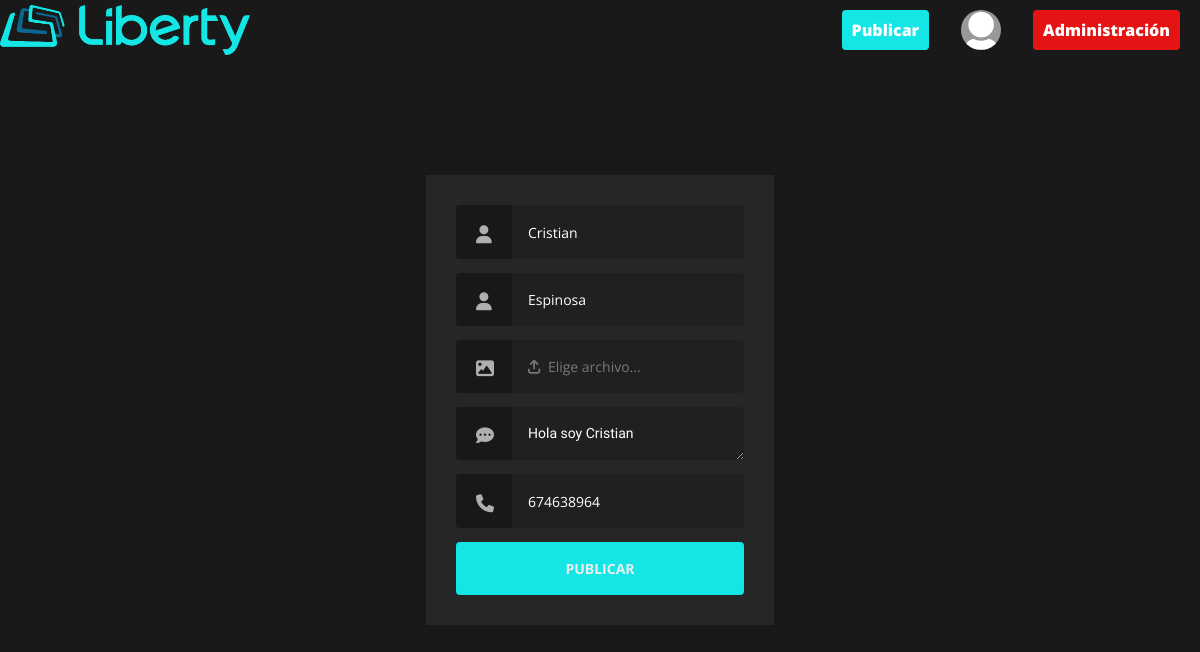
Page /editar.php (signed in) on the committed database.
### tables this page shows
CREATE TABLE users (
    id_user INT PRIMARY KEY AUTO_INCREMENT,
    email VARCHAR(100),
    username VARCHAR(15),
    passwd VARCHAR(100),
    firstname VARCHAR(15),
    lastname VARCHAR(100),
    num VARCHAR(9),
    prof_descrip VARCHAR(200),
    verify BOOLEAN,
    administrator BOOLEAN,
    prof_img VARCHAR(100),
    mode VARCHAR(100),
    followers INT
);

### editar.php (the view, shortened to what this page needs)
<!DOCTYPE html>
<html lang="en">
<head>
	<?php
        include("sql/connect.php");
        include("include/head.php");
    ?>
	<link rel="stylesheet" href="css/login.css">
	<link rel="stylesheet" href="https://cdnjs.cloudflare.com/ajax/libs/font-awesome/6.1.1/css/all.min.css">
</head>
<body>
    <?php
		include("include/header.php");
		if(!isset($_SESSION["user"])) {
			header("location: index.php");
        }else{
            include("include/header2.php");
        } ?>
		</div>
        </div>
        </header>
        <?php
            $sql = "SELECT * FROM users WHERE username='".$_SESSION["user"]."'";
            $result = mysqli_query($con, $sql);
            $reg = mysqli_fetch_array($result);
        ?>
    <div class="align" style="width: 100%; height: 100%;">
        <div class="grid">
            <form action="validate/user_mod.php" method="POST" class="form login secondary-dark" enctype="multipart/form-data">
                <div class="form__field">
                    <label for="firstname"><i class="fa-solid fa-user ico_"></i></label>
                    <input id="firstname" type="text" name="firstname" class="form__input" placeholder="Nombre" value="<?php echo $reg["firstname"] ?>" required>
                </div>
                <div class="form__field">
                    <label for="lastname"><i class="fa-solid fa-user ico_"></i></label>
                    <input id="lastname" type="text" name="lastname" class="form__input" placeholder="Apellido" value="<?php echo $reg["lastname"] ?>" required>
                </div>
                <div class="form__field">
                    <label for="img-inp"><i class="fa-solid fa-image ico_"></i></label>
                    <label for="img-inp" class="lbl">
                        <i class="fa-solid fa-arrow-up-from-bracket"></i>
                        <span>Elige archivo...</span>
                    </label>
                </div>
                <div class="form__field">
                    <label for="post-descrip">
						<i class="fa-solid fa-comment-dots ico_"></i>
                    </label>
					<textarea name="post-descrip" id="prof-descrip" class="descrip" placeholder="Descripción (opcional)"><?php echo $reg["prof_descrip"] ?></textarea>
                </div>
                <div class="form__field">
                    <label for="phone-number">
                        <i class="fa-solid fa-phone ico_"></i>
                    </label>
                    <input id="phone-number" type="text" name="phone-number" class="form__input" placeholder="Número de teléfono (opcional)" value="<?php echo $reg["num"] ?>">
                </div>
                <div class="form__field">
                    <input class="btn-login" type="submit" name="submit" value="Publicar">
                </div>
            </form>
        </div>
    </div>
</body>
</html>

### include/header2.php (shortened to what this page needs)
<div class="div-header-right">
                            <a href="new-post.php" class="c-pointer"><button class="btn2 btn-login">Publicar</button></a>
                            <?php
                            $sql = "SELECT * FROM users WHERE username = '".$_SESSION["user"]."'";
                            $result = mysqli_query($con, $sql);
                            $reg = mysqli_fetch_array($result);
                            ?>
                            <ul id="ul-dropdown" class="ul_drop">
                                <li>
                                    <img class="prof-pic" src="<?php echo $reg["prof_img"] ?>" alt="">
                                </li>
                            </ul>
                            <?php
                                if($reg["administrator"]==1) {
                                    ?>
                                    <a href="admin/index.php" class="c-pointer ml-2rem"><button class="btn2 btn-admin">Administración</button></a>
                                    <?php
                                }
                            ?>
                        </div>

### css/lightSwitch.css (style rules this page uses)
:root { --blue-background: #C2E9F6; --blue-border: #72cce3; --blue-color: #96dcee; --yellow-background: #fffaa8; --yellow-border: #f5eb71; --indigo-background: #808fc7; --indigo-border: #5d6baa; --indigo-color: #6b7abb; --gray-border: #e8e8ea; --gray-dots: #e8e8ea; --white: #fff; }
* { margin: 0; padding: 0; }
body { display: grid; place-items: center; min-height: 100vh; position: relative; }

### css/custom.css (style rules this page uses)
body { margin: 0; }
.div-header-right { display: flex; margin-top: 1rem; margin-right: 1.25rem; }
.btn2 { border: 0px; padding: 8px 10px; font-size: 16px; border-radius: 4px; min-height: 35px; cursor: pointer; max-width: 10rem; }
.btn-login { background-color: rgb(20 229 229); color: white; text-decoration: none; font-weight: 750; }
.prof-pic { object-fit: cover; width:2.5rem; height: 2.5rem; margin-left: 2rem; border-radius: 50%; }
.btn-admin { background-color: rgb(229 20 20); color: white; text-decoration: none; font-weight: 750; transition: 150ms; }
.ml-2rem { margin-left: 2rem; }
a { color: black; }
html { scrollbar-color: #6969dd #e0e0e0; scrollbar-width: thin; }
.descrip { border: 0; border-top-right-radius: 0.25rem; border-bottom-right-radius: 0.25rem; background-color: #e9e9e9; min-width: 265px; max-width: 265px; width: 100%; padding: 1rem; height: 53px; min-height: 53px; font-family: 'Work Sans', sans-serif; }
.c-pointer { cursor: pointer; }

### css/dark-mode.css (style rules this page uses)
body { background-color: #181818; color: white; }
.secondary-dark { background-color: #262626; }
.login { padding: 1rem; }
.login label { background-color: #181818!important; }
.login .lbl { background-color: #202020!important; }
.login textarea { color: white; background-color: #202020; }
.descrip { min-width: 232px; max-width: 232px; }
.login input[type=text] { color: white; background-color: #202020!important; }
a { color: white!important; }

### css/style.css (style rules this page uses)
a { text-decoration: none; color: #000; }
ul { list-style: none; padding-left: 0; }

### css/login.css (style rules this page uses)
.align { -webkit-box-align:center; -ms-flex-align:center; align-items:center; display:-webkit-box; display:-ms-flexbox; display:flex; -webkit-box-orient:vertical; -webkit-box-direction:normal; -ms-flex-direction:column; flex-direction:column; -webkit-box-pack:center; -ms-flex-pack:center; justify-content:center }
.grid { margin-left:auto; margin-right:auto; max-width:320px; max-width:20rem; width:90% }
* { -webkit-box-sizing:inherit; box-sizing:inherit }
html { -webkit-box-sizing:border-box; box-sizing:border-box; font-size:100%; height:100% }
body { color:#606468; font-family:open sans,sans-serif; font-size:14px; font-size:.875rem; font-weight:400; height:100%; line-height:1.5; margin:0; min-height:100vh }
a { color:rgb(20 229 229); outline:0; text-decoration:none }
input { background-image:none; border:0; color:inherit; font:inherit; margin:0; outline:0; padding:0; -webkit-transition:background-color .3s; transition:background-color .3s }
input[type=submit] { cursor:pointer }
.form { margin:-14px; margin:-.875rem }
.form input[type=password],.form input[type=text],.form input[type=submit],.form input[type=email] { width:100% }
.form__field { display:-webkit-box; display:-ms-flexbox; display:flex; margin:14px; margin:.875rem }
.form__input { -webkit-box-flex:1; -ms-flex:1; flex:1 }
.login { color:#444 }
.login label,.login input[type=text],.form input[type=email],.login input[type=password],.login input[type=submit] { border-radius:.25rem; padding:16px; padding:1rem }
.login label { background-color:#e0e0e0; border-bottom-right-radius:0; border-top-right-radius:0; padding-left:20px; padding-left:1.25rem; padding-right:20px; padding-right:1.25rem; max-width: 56px; }
.login input[type=password],.login input[type=text],.form input[type=email] { background-color:#e9e9e9; border-bottom-left-radius:0; border-top-left-radius:0 }
.login input[type=submit] { background-color:rgb(20 229 229); color:#eee; font-weight:700; text-transform:uppercase }
.ico_ { color: #afafaf; font-size: 18px; height: 1em; vertical-align: middle; width: 1em; font-weight: bolder; }
label.lbl { padding: 1rem; border-bottom-right-radius: 0.25rem; border-top-right-radius: 0.25rem; border-bottom-left-radius: 0; border-top-left-radius: 0; cursor: pointer; width: 100%; max-width: 100%; background-color: #e9e9e9; transition: background-color .3s; color: #75797c; }
label.lbl i { margin-right: 0.25rem; }

### rows in the picture
users: prof_img (placeholder picture), firstname "Cristian", lastname "Espinosa", post-descrip "Hola soy Cristian", phone-number "674638964"
